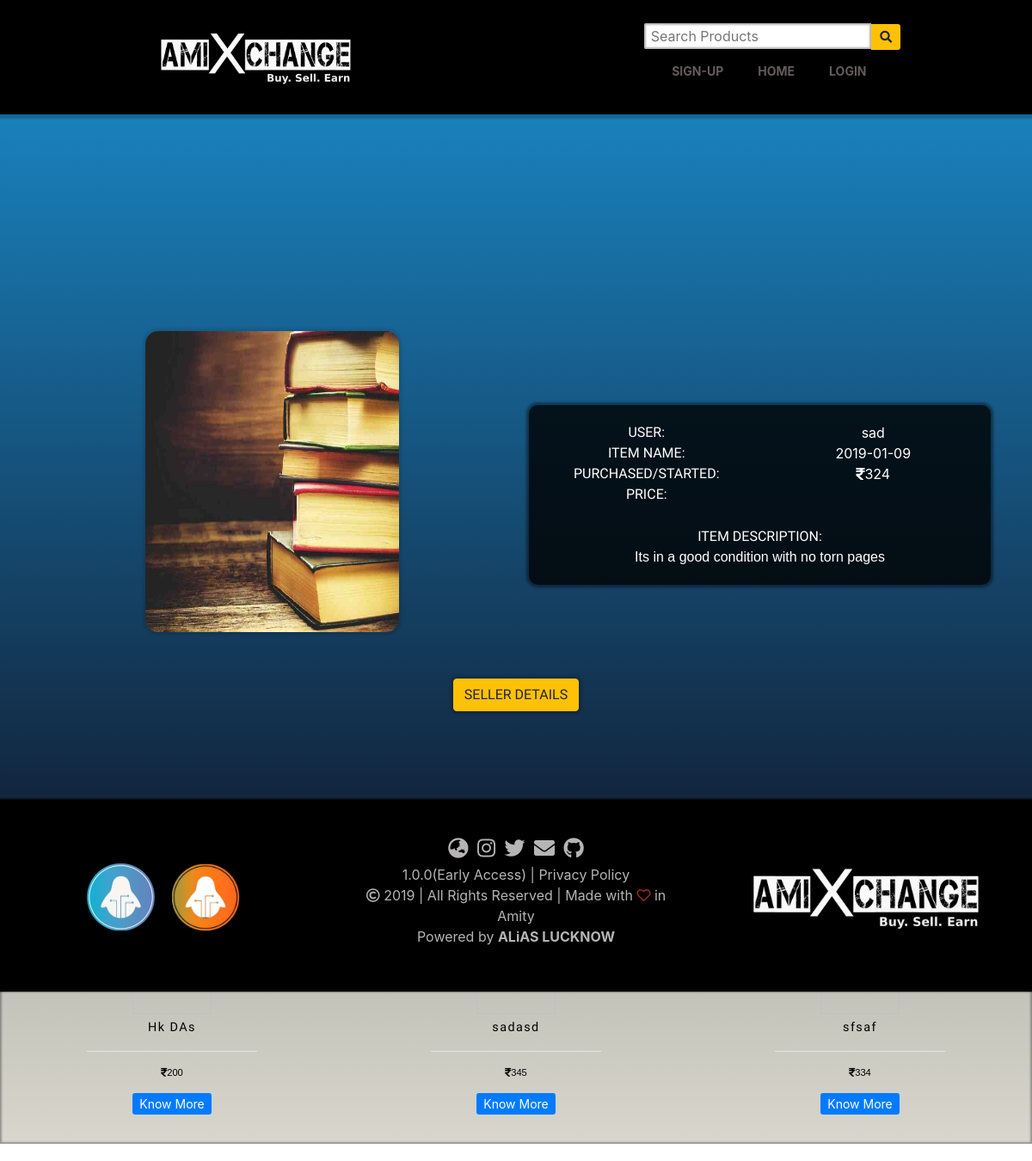
Screenshot of /know_more.php?user=akshat0047&product=sad with the database file from the repository.
### tables this page shows
CREATE TABLE `advertisements` (
  `user_uid` varchar(30) NOT NULL,
  `Product_Name` char(100) DEFAULT NULL,
  `Product_Type` char(40) DEFAULT NULL,
  `Product_Description` char(200) DEFAULT NULL,
  `time_since_purchase` date DEFAULT NULL,
  `Product_Pic` varchar(255) DEFAULT NULL,
  `Product_Price` int(6) DEFAULT NULL,
  `idno` int(255) NOT NULL
);

### know_more.php (the view, shortened to what this page needs)
<?php include_once "header.php";
      include_once "includes/db.inc.php";
$user=$_GET['user'];
$sql="select user_first,user_last from users where user_uid='".$user."'";
$result= mysqli_query($conn,$sql);
$row=mysqli_fetch_assoc($result);
$sql1="select * from advertisements where user_uid='".$user."' AND Product_Name='".$_GET['product']."';";
$result1= mysqli_query($conn,$sql1);
$row1=mysqli_fetch_assoc($result1);
echo '<section class="profile-section-know-more ">';
  echo '<div class="know-more-inner">
        <div class="row align-items-center">'.
    '<div  class=" col-12 col-sm-12 col-md-6 col-lg-6 col-xl-6  text-center   image-box">'.
         '<img src="assets/Products/'.$user.'/'.$row1['Product_Pic'].'" class=" profile-dp-know-more text-center"/>
         </div>'.
     '<div class="col-12 col-sm-12 col-md-6 col-lg-6 col-xl-6 text-center">'.
      '<div class="profile-info-know-more">
        <div class="row ">
          <div id="info-que" class="col-6 col-sm-6 col-md-6 col-lg-6 ">
          <div class="row">
          <div class="col-12 col-sm-12 col-md-12 col-lg-12 col-xl-12">
           <span class="infos text-center">USER:</span></div>
           <div class="col-12 col-sm-12 col-md-12 col-lg-12 col-xl-12">
           <span class="infos text-center">ITEM NAME:</span>
           <span class="infos text-center">PURCHASED/STARTED:</span>
           <span class="infos text-center">PRICE:</span>
         </div></div></div>'.
      '<div id="info-ans" class="col-6 col-sm-6 col-md-6 col-lg-6 ">'.
              '<span class="infos text-center">'.$row['user_first']." ".$row['user_last'].'</span>'.
              '<span class="infos text-center">'.$row1['Product_Name'].'</span>'.
              '<span class="infos text-center">'.$row1['time_since_purchase'].'</span>'.
              '<span class="infos text-center"><i class="fas fa-rupee-sign"></i>'.$row1['Product_Price'].'</span>'.
        '</div>
      </div>
      <br/><span class="text-center desc-head">ITEM DESCRIPTION:</span><br/>
        <p class="text-center desc">'.$row1['Product_Description'].'</p>
      </div></div></div>
      <div class="row">
        <div class="col-12 col-sm-12 col-md-12 col-lg-12 col-xl-12 text-center">
          <br/><a href="user-details.php?user='.$user.'" class="btn btn-warning seller-info-button" >SELLER DETAILS</a>
        </div>
        </div>
     </div>'.
'<div class="slick">';
$sql2="select * from advertisements where user_uid='".$user."';";
$result2=mysqli_query($conn,$sql2);
while($row2=mysqli_fetch_assoc($result2))
{
 if(!($row2['Product_Name']==$row1['Product_Name']))
 {
echo ('<div class="know-more-card text-center">');
echo('<img src="assets/Products/'.$user.'/'.$row2['Product_Pic'].'" class=" ad-pic"/>
<div class="know-more-card-body text-center">');
  echo('<p class="ad-head">'.$row2["Product_Name"].'</p><hr class="ad-card-divider"/>');
  echo('<p class="ad-info"'. $row2["Product_Type"].'<br/><i class="fas fa-rupee-sign"></i>'.$row2["Product_Price"].'<br/>'.
    '</p><a href="know_more.php?user='.$row2['user_uid'].'&product='.$row2['Product_Name'].'" class="btn-sm btn-primary " >Know More</a>
</div>
</div>');
 }
}
?>
</div>
</section>
<?php include_once "footer.php"?>

### header.php (shortened to what this page needs)
<!DOCTYPE html>
<html>
<head>
<link rel="stylesheet" href="styles/layout.css">
<link rel="stylesheet" href="https://stackpath.bootstrapcdn.com/bootstrap/4.1.1/css/bootstrap.min.css">
<link rel="stylesheet" href="https://use.fontawesome.com/releases/v5.1.0/css/all.css">
<link rel="stylesheet" type="text/css" href="//cdn.jsdelivr.net/npm/slick-carousel@1.8.1/slick/slick.css"/>
</head>
<body>
<div id="menu-mobile-con" class="menu-mobile-con text-center">
  <ul class="mob-menu-list text-center">
    <?php if(isset($_SESSION['u_id'])){
    echo '</ul>
    <p class="mob-menu-con-text">1.0.0(Early Access)<br/><i class="far fa-copyright"></i> 2019 | All Rights Reserved | Made with <i class="far fa-heart"></i> in Amity
    <br/>Powered by <strong>ALiAS LUCKNOW</strong></p>
</div>
  <header id="headblock" class="container-fluid  headblock">
<div class="row align-items-center header-row">
  <div class="col-12 col-sm-12 col-md-6 col-lg-6 text-center ">
  <img src="assets/Display/AmiXchange_logo_dark.svg.png" class="header-logo"/>
  </div>';
  echo '<div class="col-sm-6 col-md-6 col-lg-6 text-center search-block">
  <form action="index.php" class="search-form" method="GET">
     <input type="search" name="search" class="input-search" placeholder="Search Products"/>
     <button type="submit" name="submit" class="btn-sm btn-warning btn-search" value="submit"><i class="fa fa-search" aria-hidden="true"></i></button>
  </form>';
   if(!isset($_SESSION['u_id'])){
      echo '<a href="signup.php" class="nav-btns desktop"><span class="btn-sm">SIGN-UP</span></a>';
    }
      echo '<a href="index.php" class="nav-btns desktop"><span class="btn-sm">HOME</span></a>';
   if(!isset($_SESSION['u_id'])){
    echo '<a  href="login.php" class="nav-btns desktop"><span class="btn-sm">LOGIN</span></a>';
  }
    else{
    echo '<a href="profile.php" class="nav-btns desktop"><span class="btn-sm">PROFILE</span></a>';
    }
    }?>
  </div>
</div>
</header>

### footer.php
<footer class="footblock">
<div class="row align-items-center">
  <div class="col-sm-12 col-md-4 col-lg-4 text-center ">
    <a href="https://asetalias.in"><img src="assets/Display/alias.png" class="footer-img"/></a>
    <a href="https://lucknow.asetalias.in"><img src="assets/Display/alias_logo.png" class="footer-img"/></a>
  </div>
  <div class="col-sm-12 col-sm-12 col-md-4 col-lg-4 text-center footer-text-column">
    <a target="_blank" style="color:white" class="footer-icons" href="https://lucknow.asetalias.in"><i class="fas fa-globe-asia "></i></a>
    <a target="_blank" style="color:white" class="footer-icons" href="https://www.instagram.com/asetaliaslko/"><i class="fab fa-instagram "></i></a>
    <a target="_blank" style="color:white" class="footer-icons" href="https://lucknow.asetalias.in"><i class="fab fa-twitter "></i></a>
    <a target="_blank" style="color:white" class="footer-icons" href="mailto:pande.akshat21@gmail.com"><i class="fas fa-envelope "></i></a>
    <a target="_blank" style="color:white" class="footer-icons" href="https://github.com/akshat0047"><i class="fab fa-github "></i></a>
    <p class="footer-text">1.0.0(Early Access) | <a class="privacy-policy" href="https://www.freeprivacypolicy.com/privacy/view/f01ce39b05c4f9184ec9eb4dfb505762">Privacy Policy</a><br/><i class="far fa-copyright"></i> 2019 | All Rights Reserved | Made with <i class="far fa-heart"></i> in Amity
     <br/> Powered by <strong>ALiAS LUCKNOW</strong></p>
  </div>
  <div class="col-sm-12  col-md-4 col-lg-4 text-center ">
  <img src="assets/Display/AmiXchange_logo_dark.svg.png" class="footer-logo"/>
  </div>
</footer>
</body>
</html>

### rows the page displays
advertisements: Product_Pic (picture), Product_Name "sad", time_since_purchase "2019-01-09", Product_Price "324", Product_Description "Its in a good condition with no torn pages"
advertisements: Product_Name "Hk DAs", Product_Price "200"
advertisements: Product_Name "sadasd", Product_Price "345"
advertisements: Product_Name "sfsaf", Product_Price "334"
